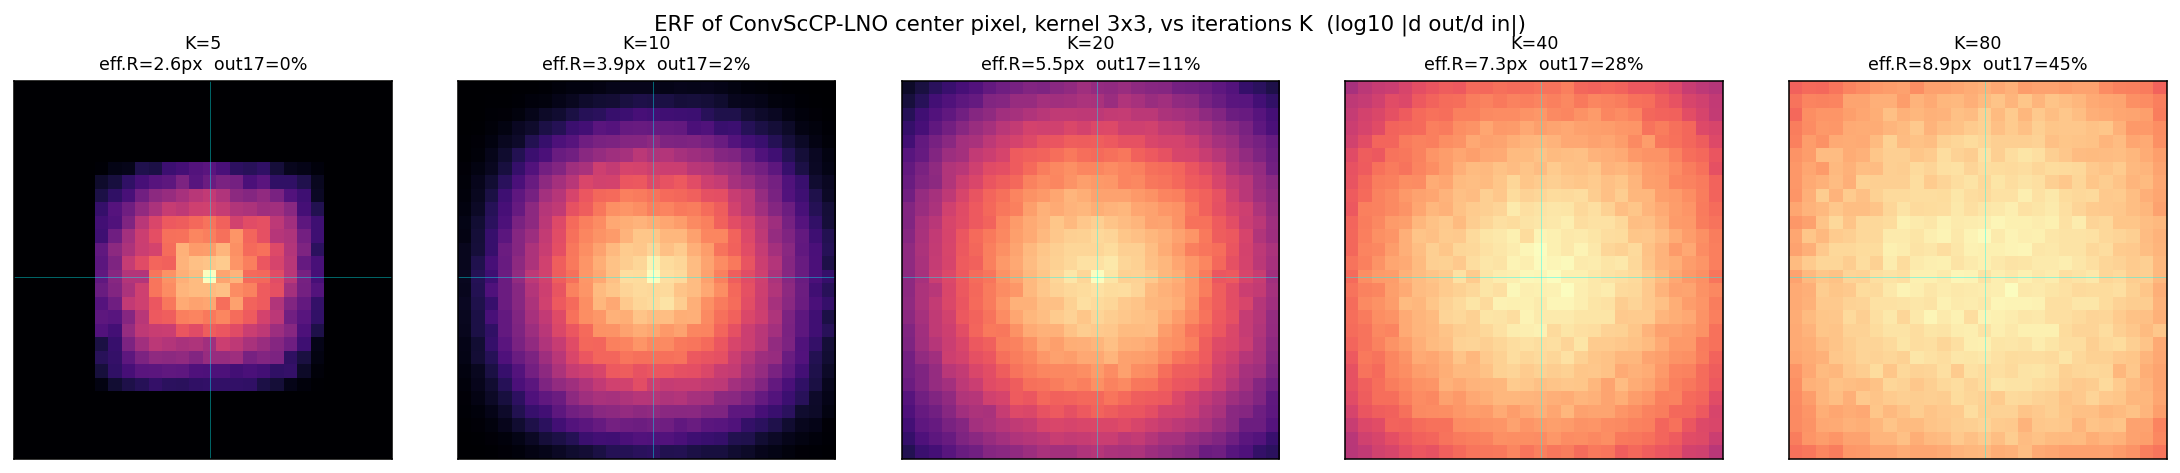

Here is the Python script that generated this plot:
"""Effective receptive field (ERF) of the ConvScCP-LNO cascade at FIXED kernel
3x3 (padding=1), as a function of the number of unrolled iterations K.

Companion to erf_kernel_analysis.py (which fixes K and varies the kernel). Here
we test whether K acts as a genuine LOCALITY knob when the kernel is small: with
3x3 convs the per-iteration spread is +-1 px, so the receptive field should grow
roughly linearly with K and only become global for large K. This is the regime
in which K plays the role of the P scale of the LS/ELS machines (Kamb Fig. 4).

Reuses the parametrized cascade from erf_kernel_analysis.py.

Run:  python erf_vs_K_kernel3.py
"""
import torch, numpy as np, matplotlib
matplotlib.use("Agg"); import matplotlib.pyplot as plt
from erf_kernel_analysis import ScCPCascade, radial_stats, S, IC, T_VAL, dev

KERNEL  = 3
KS      = [5, 10, 20, 40, 80]     # unrolled-iteration counts to sweep
N_INIT  = 6
N_INPUT = 8


def erf_map(kernel, K):
    acc = torch.zeros(S, S)
    c = S // 2
    for _ in range(N_INIT):
        model = ScCPCascade(IC, kernel, K).to(dev).eval()
        for _ in range(N_INPUT):
            z = torch.randn(1, 1, S, S, device=dev, requires_grad=True)
            t = torch.full((1, 1), T_VAL, device=dev)
            out = model(z, t)
            model.zero_grad(set_to_none=True)
            out[0, 0, c, c].backward()
            acc += z.grad.detach().abs()[0, 0].cpu()
    return (acc / (N_INIT * N_INPUT)).numpy()


def main():
    print(f"kernel {KERNEL}x{KERNEL} (pad {KERNEL//2})  S={S} IC={IC} t={T_VAL}  "
          f"(avg over {N_INIT} inits x {N_INPUT} inputs)")
    maps, stats = {}, {}
    for K in KS:
        m = erf_map(KERNEL, K)
        er, o17 = radial_stats(m)
        maps[K] = m; stats[K] = (er, o17)
        print(f"K={K:3d}:  eff.radius = {er:5.2f} px   mass outside 17x17 = {100*o17:5.1f}%")

    fig, ax = plt.subplots(1, len(KS), figsize=(3.2 * len(KS), 3.4))
    for j, K in enumerate(KS):
        mn = maps[K] / maps[K].max()
        ax[j].imshow(np.log10(mn + 1e-4), cmap="magma", vmin=-4, vmax=0)
        er, o17 = stats[K]
        ax[j].set_title(f"K={K}\neff.R={er:.1f}px  out17={100*o17:.0f}%", fontsize=9)
        ax[j].axhline(S//2, color="cyan", lw=0.4, alpha=0.5)
        ax[j].axvline(S//2, color="cyan", lw=0.4, alpha=0.5)
        ax[j].set_xticks([]); ax[j].set_yticks([])
    plt.suptitle(f"ERF of ConvScCP-LNO center pixel, kernel {KERNEL}x{KERNEL}, "
                 f"vs iterations K  (log10 |d out/d in|)", fontsize=11)
    plt.tight_layout()
    plt.savefig("erf_vs_K_kernel3.png", dpi=140, bbox_inches="tight")
    print("saved -> erf_vs_K_kernel3.png")

    # eff. radius vs K curve
    fig2, ax2 = plt.subplots(figsize=(5, 3.4))
    ers = [stats[K][0] for K in KS]
    ax2.plot(KS, ers, "o-")
    ax2.axhline(10.6, color="gray", ls="--", lw=1, label="RF uniforme (~global)")
    ax2.set_xlabel("K (itérations dépliées)"); ax2.set_ylabel("rayon effectif (px)")
    ax2.set_title(f"ConvScCP-LNO kernel {KERNEL}x{KERNEL}: RF vs K")
    ax2.legend(fontsize=8); plt.tight_layout()
    plt.savefig("erf_radius_vs_K_kernel3.png", dpi=140, bbox_inches="tight")
    print("saved -> erf_radius_vs_K_kernel3.png")


if __name__ == "__main__":
    main()
